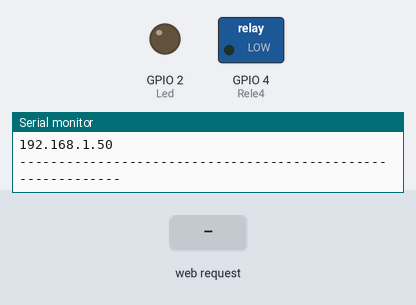
This sketch was run on a simulated ESP32. Shown: switched loads named in the sketch (green lamp = pin HIGH), output pins drawn as LEDs (lit = HIGH), the last lines printed to the serial monitor. Inputs (shaded band) come from the test bench. WiFi joins after 1.5 s; servers stay silent unless stated.

Above: at 3.0 s.
3.1 s: HTTP request GET /L1 received
At 4.3 s:
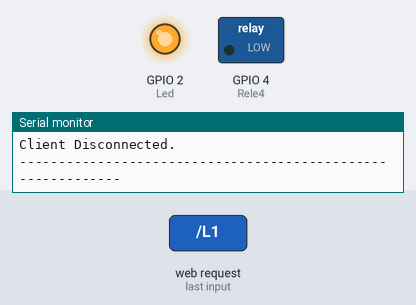
4.6 s: HTTP request GET /T1 received
At 5.7 s:
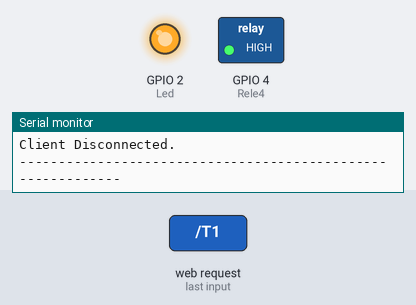
6.1 s: HTTP request GET /L1 received
At 6.8 s:
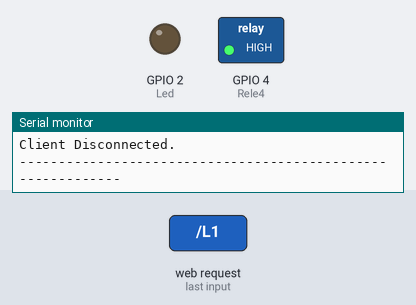
Timing chart, 0 to 9.1 s (numbered marks = the images above; inputs shaded):
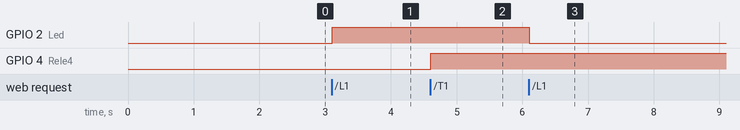

The sketch:

espWebServer.ino
```cpp
#include <FS.h>
#include <WiFiManager.h>
#include <WiFi.h>
#include <DNSServer.h>
#include <WebServer.h>

#define Rele4 4
#define Led  2


/***INSTANCIANDO OBJETOS***********************************************************************************************************************************/


// Configuraçoes e Endereço de Internet WIFI
WiFiServer server                (8090);
//Variável para armazenar a solicitação HTTP
String header;
// Hora Atual
unsigned long currentTime = millis();
// Vez anterior
unsigned long previousTime = 0;
//Defina o tempo limite em milissegundos
const long timeoutTime = 2000;

// Reset Wifi Manager
WiFiManager wifiManager;

// Status para controle de Led
int Status_Led = LOW;
int Estado_Do_Rele4 = LOW;

/*************************************************************************************************************************************/
void setup() {
  Serial.begin(115200);
  Serial.println("Configurar Rede Wifi");
  //  SETUP -- wifi -- //
  wifiManager.autoConnect("esp32", "12345678");
  //wifiManager.resetSettings ();   // Apaga todas redes Salvas do Wifi
  delay(150);
  WiFi.begin();

  if (WiFi.status() == WL_CONNECTED) {
    Serial.println("------------------------------------------------------------");
    Serial.println("Conectado IP: ");
    Serial.println(WiFi.localIP());
    Serial.println("------------------------------------------------------------");
    delay(150);
    server.begin();
  }
  //SETUP -- Definição dos Pinos -- //
  delay(50);
  pinMode(Led,   OUTPUT);
  pinMode(Rele4, OUTPUT);
  // Iniciam em LOW -> Desligados
  digitalWrite(Led,   LOW);
  digitalWrite(Rele4,   LOW);
}


  void loop () {

  WiFiClient client = server.available();    // Ouça os clientes que chegam
   if (client) {                             // Se um novo cliente se conectar
    currentTime = millis();
    previousTime = currentTime;
    Serial.println("New Client.");          // imprimir uma mensagem na porta serial
    String currentLine = "";                // faça uma string para conter os dados de entrada do cliente
    while (client.connected() && currentTime - previousTime <= timeoutTime) {  // faz um loop enquanto o cliente está conectado
      currentTime = millis();
      if (client.available()) {             // se houver bytes para ler do cliente
        char c = client.read();             // leia um byte, então
        Serial.write(c);                    // imprima no monitor serial
        header += c;
        if (c == '\n') {                    // se o byte é um caractere de nova linha
          // se a linha atual estiver em branco, você terá dois caracteres de nova linha em uma linha.
          // esse é o fim da solicitação HTTP do cliente, então envie uma resposta:
          if (currentLine.length() == 0) {
            // Os cabeçalhos HTTP sempre começam com um código de resposta (por exemplo, HTTP / 1.1 200 OK)
            // e um tipo de conteúdo para que o cliente saiba o que está por vir, em seguida, uma linha em branco:
            client.println("HTTP/1.1 200 OK");
            client.println("Content-type:text/html");
            client.println("Connection: close");
            client.println();

            // Verifica o caracter enviado pelo html (GET)********************************

            //**************************************************
            if (header.indexOf("GET /L1") >= 0) {
              Status_Led =! Status_Led;
              digitalWrite(Led, Status_Led);
            }
            if (header.indexOf("GET /T1") >= 0) {
              Estado_Do_Rele4 =! Estado_Do_Rele4;
              digitalWrite(Rele4, Estado_Do_Rele4);
            }

            // DEFINIÇÕES - CORPO - CÓDIGO PÁGINA HTML *****************************************************

            //**************************************************
            // Exibir a página da web em HTML
            client.println("<!DOCTYPE html><html lang=\"pt-BR\">");
            client.println("<head><meta charset=\"UTF-8\">");
            client.println("<head><meta name=\"viewport\" content=\"width=device-width, initial-scale=1\">");
            client.println("<link rel=\"icon\" href=\"data:,\">");
            client.println("<title> E-Green </title>");                     // Titulo do topo da Pagina


            //**************************************************
            // CSS para estilizar os botões e Pagina
            client.println("<style>html { font-family: Helvetica; display: inline-block; margin: 0px auto; text-align: center; background-color: #8AA6A3;}");
            client.println(".button { background-color: #4CAF50; border-radius: 15px; color: white; padding: 10px 20px;");
            client.println("text-decoration: none; font-size: 20px; margin: 2px; cursor: pointer;}");
            client.println(".button2 {  background-color: #555555;}</style></head>");


            //**************************************************
            // Título da página da web
            client.println("<body>    <h1>E-Green</h1> <h3> Controle </h3>");


            // Atualização do HTML ************************************************

            if (Status_Led) {
              client.print("<a href=\"/L1\"><button class=\"button\">LED-ON</button></a>");
            } else {
              client.print("<a href=\"/L1\"><button class=\"button button2\">LED-OFF</button></a>");
            }

            if (Estado_Do_Rele4) {
              client.print("<a href=\"/T1\"><button class=\"button button2\">RELE-OFF</button></a>");
            } else {
              client.print("<a href=\"/T1\"><button class=\"button\">RELE-ON</button></a>");
            }

            client.println("<P>");

            client.println("E-Green - Controle e Automações");
            client.println("<P>");

            client.println("</body></html>");

            client.println();                     // A resposta HTTP termina com outra linha em branco:
            break;                                // interromper o loop while:
          } else {
            currentLine = "";                     // se você recebeu uma nova linha, limpe currentLine:
          }
        } else if (c != '\r') {
          currentLine += c;
        }
      }
    }
    // Clear the header variable
    header = "";
    // fecha a conexão:
    client.stop();
    Serial.println("Client Disconnected.");
    Serial.println("------------------------------------------------------------");
  }


}
  
```

Measured:
- after the input at 3.1 s, GPIO 2 (Led): LOW → HIGH at once
- after the input at 4.6 s, GPIO 4 (Rele4): LOW → HIGH at once
- after the input at 6.1 s, GPIO 2 (Led): HIGH → LOW at once
